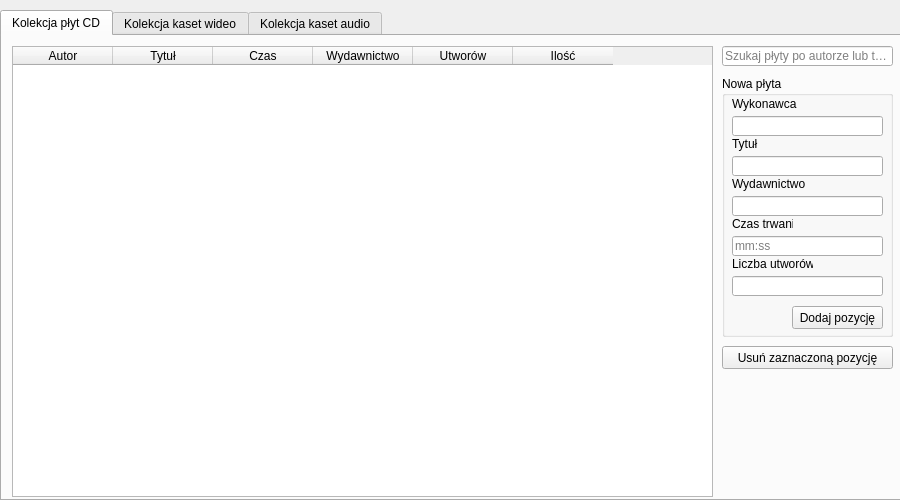
<?xml version="1.0" encoding="UTF-8"?>
<ui version="4.0">
 <class>MainWindow</class>
 <widget class="QMainWindow" name="MainWindow">
  <property name="geometry">
   <rect>
    <x>0</x>
    <y>0</y>
    <width>900</width>
    <height>500</height>
   </rect>
  </property>
  <property name="sizePolicy">
   <sizepolicy hsizetype="Fixed" vsizetype="Fixed">
    <horstretch>0</horstretch>
    <verstretch>0</verstretch>
   </sizepolicy>
  </property>
  <property name="windowTitle">
   <string>Biblioteka multimediów v1.5</string>
  </property>
  <property name="iconSize">
   <size>
    <width>32</width>
    <height>30</height>
   </size>
  </property>
  <property name="animated">
   <bool>false</bool>
  </property>
  <widget class="QWidget" name="centralWidget">
   <widget class="QTabWidget" name="tabWidget">
    <property name="geometry">
     <rect>
      <x>0</x>
      <y>10</y>
      <width>901</width>
      <height>491</height>
     </rect>
    </property>
    <property name="currentIndex">
     <number>0</number>
    </property>
    <widget class="QWidget" name="tab">
     <attribute name="title">
      <string>Kolekcja płyt CD</string>
     </attribute>
     <widget class="QTableWidget" name="tableWidget">
      <property name="enabled">
       <bool>true</bool>
      </property>
      <property name="geometry">
       <rect>
        <x>10</x>
        <y>10</y>
        <width>701</width>
        <height>451</height>
       </rect>
      </property>
      <property name="editTriggers">
       <set>QAbstractItemView::AnyKeyPressed|QAbstractItemView::DoubleClicked</set>
      </property>
      <property name="alternatingRowColors">
       <bool>true</bool>
      </property>
      <property name="sortingEnabled">
       <bool>false</bool>
      </property>
      <attribute name="verticalHeaderVisible">
       <bool>false</bool>
      </attribute>
      <column>
       <property name="text">
        <string>Autor</string>
       </property>
      </column>
      <column>
       <property name="text">
        <string>Tytuł</string>
       </property>
      </column>
      <column>
       <property name="text">
        <string>Czas</string>
       </property>
      </column>
      <column>
       <property name="text">
        <string>Wydawnictwo</string>
       </property>
      </column>
      <column>
       <property name="text">
        <string>Utworów</string>
       </property>
      </column>
      <column>
       <property name="text">
        <string>Ilość</string>
       </property>
      </column>
     </widget>
     <widget class="QGroupBox" name="groupBox">
      <property name="geometry">
       <rect>
        <x>720</x>
        <y>40</y>
        <width>171</width>
        <height>261</height>
       </rect>
      </property>
      <property name="title">
       <string>Nowa płyta</string>
      </property>
      <widget class="QLineEdit" name="lineEdit">
       <property name="geometry">
        <rect>
         <x>10</x>
         <y>40</y>
         <width>151</width>
         <height>20</height>
        </rect>
       </property>
       <property name="maxLength">
        <number>128</number>
       </property>
      </widget>
      <widget class="QLineEdit" name="lineEdit_2">
       <property name="geometry">
        <rect>
         <x>10</x>
         <y>80</y>
         <width>151</width>
         <height>20</height>
        </rect>
       </property>
       <property name="maxLength">
        <number>128</number>
       </property>
      </widget>
      <widget class="QLabel" name="label">
       <property name="geometry">
        <rect>
         <x>10</x>
         <y>60</y>
         <width>61</width>
         <height>16</height>
        </rect>
       </property>
       <property name="text">
        <string>Tytuł</string>
       </property>
      </widget>
      <widget class="QLabel" name="label_2">
       <property name="geometry">
        <rect>
         <x>10</x>
         <y>20</y>
         <width>80</width>
         <height>16</height>
        </rect>
       </property>
       <property name="text">
        <string>Wykonawca</string>
       </property>
      </widget>
      <widget class="QLabel" name="label_4">
       <property name="geometry">
        <rect>
         <x>10</x>
         <y>100</y>
         <width>91</width>
         <height>16</height>
        </rect>
       </property>
       <property name="text">
        <string>Wydawnictwo</string>
       </property>
      </widget>
      <widget class="QLineEdit" name="lineEdit_3">
       <property name="geometry">
        <rect>
         <x>10</x>
         <y>120</y>
         <width>151</width>
         <height>20</height>
        </rect>
       </property>
       <property name="maxLength">
        <number>128</number>
       </property>
      </widget>
      <widget class="QLabel" name="label_5">
       <property name="geometry">
        <rect>
         <x>10</x>
         <y>140</y>
         <width>61</width>
         <height>16</height>
        </rect>
       </property>
       <property name="text">
        <string>Czas trwania</string>
       </property>
      </widget>
      <widget class="QLineEdit" name="lineEdit_4">
       <property name="geometry">
        <rect>
         <x>10</x>
         <y>160</y>
         <width>151</width>
         <height>20</height>
        </rect>
       </property>
       <property name="inputMask">
        <string/>
       </property>
       <property name="maxLength">
        <number>6</number>
       </property>
       <property name="placeholderText">
        <string>mm:ss</string>
       </property>
      </widget>
      <widget class="QLabel" name="label_6">
       <property name="geometry">
        <rect>
         <x>10</x>
         <y>180</y>
         <width>81</width>
         <height>16</height>
        </rect>
       </property>
       <property name="text">
        <string>Liczba utworów</string>
       </property>
      </widget>
      <widget class="QLineEdit" name="lineEdit_5">
       <property name="geometry">
        <rect>
         <x>10</x>
         <y>200</y>
         <width>151</width>
         <height>20</height>
        </rect>
       </property>
       <property name="maxLength">
        <number>128</number>
       </property>
      </widget>
      <widget class="QPushButton" name="pushButton">
       <property name="geometry">
        <rect>
         <x>70</x>
         <y>230</y>
         <width>91</width>
         <height>23</height>
        </rect>
       </property>
       <property name="text">
        <string>Dodaj pozycję</string>
       </property>
      </widget>
     </widget>
     <widget class="QPushButton" name="pushButton_2">
      <property name="geometry">
       <rect>
        <x>720</x>
        <y>310</y>
        <width>171</width>
        <height>23</height>
       </rect>
      </property>
      <property name="text">
       <string>Usuń zaznaczoną pozycję</string>
      </property>
     </widget>
     <widget class="QLineEdit" name="lineEdit_6">
      <property name="geometry">
       <rect>
        <x>720</x>
        <y>10</y>
        <width>171</width>
        <height>20</height>
       </rect>
      </property>
      <property name="placeholderText">
       <string>Szukaj płyty po autorze lub tytule</string>
      </property>
     </widget>
    </widget>
    <widget class="QWidget" name="tab_2">
     <attribute name="title">
      <string>Kolekcja kaset wideo</string>
     </attribute>
     <widget class="QTableWidget" name="kaswideo_tab">
      <property name="enabled">
       <bool>true</bool>
      </property>
      <property name="geometry">
       <rect>
        <x>10</x>
        <y>10</y>
        <width>701</width>
        <height>451</height>
       </rect>
      </property>
      <property name="editTriggers">
       <set>QAbstractItemView::AnyKeyPressed|QAbstractItemView::DoubleClicked</set>
      </property>
      <property name="alternatingRowColors">
       <bool>true</bool>
      </property>
      <property name="sortingEnabled">
       <bool>false</bool>
      </property>
      <attribute name="verticalHeaderVisible">
       <bool>false</bool>
      </attribute>
      <column>
       <property name="text">
        <string>Autor</string>
       </property>
      </column>
      <column>
       <property name="text">
        <string>Tytuł</string>
       </property>
      </column>
      <column>
       <property name="text">
        <string>Czas</string>
       </property>
      </column>
      <column>
       <property name="text">
        <string>Wydawnictwo</string>
       </property>
      </column>
      <column>
       <property name="text">
        <string>Format</string>
       </property>
      </column>
      <column>
       <property name="text">
        <string>Jakość</string>
       </property>
      </column>
      <column>
       <property name="text">
        <string>Ilość</string>
       </property>
      </column>
     </widget>
     <widget class="QGroupBox" name="groupBox_3">
      <property name="geometry">
       <rect>
        <x>720</x>
        <y>40</y>
        <width>171</width>
        <height>261</height>
       </rect>
      </property>
      <property name="title">
       <string>Nowa kaseta wideo</string>
      </property>
      <widget class="QLineEdit" name="kas_autor">
       <property name="geometry">
        <rect>
         <x>10</x>
         <y>40</y>
         <width>151</width>
         <height>20</height>
        </rect>
       </property>
       <property name="maxLength">
        <number>128</number>
       </property>
      </widget>
      <widget class="QLineEdit" name="kas_tytul">
       <property name="geometry">
        <rect>
         <x>10</x>
         <y>80</y>
         <width>151</width>
         <height>20</height>
        </rect>
       </property>
       <property name="maxLength">
        <number>128</number>
       </property>
      </widget>
      <widget class="QLabel" name="label_12">
       <property name="geometry">
        <rect>
         <x>10</x>
         <y>60</y>
         <width>61</width>
         <height>16</height>
        </rect>
       </property>
       <property name="text">
        <string>Tytuł</string>
       </property>
      </widget>
      <widget class="QLabel" name="label_13">
       <property name="geometry">
        <rect>
         <x>10</x>
         <y>20</y>
         <width>61</width>
         <height>16</height>
        </rect>
       </property>
       <property name="text">
        <string>Autor</string>
       </property>
      </widget>
      <widget class="QLabel" name="label_14">
       <property name="geometry">
        <rect>
         <x>10</x>
         <y>100</y>
         <width>91</width>
         <height>16</height>
        </rect>
       </property>
       <property name="text">
        <string>Wydawnictwo</string>
       </property>
      </widget>
      <widget class="QLineEdit" name="kas_wydaw">
       <property name="geometry">
        <rect>
         <x>10</x>
         <y>120</y>
         <width>151</width>
         <height>20</height>
        </rect>
       </property>
       <property name="maxLength">
        <number>128</number>
       </property>
      </widget>
      <widget class="QLabel" name="label_15">
       <property name="geometry">
        <rect>
         <x>10</x>
         <y>140</y>
         <width>61</width>
         <height>16</height>
        </rect>
       </property>
       <property name="text">
        <string>Czas trwania</string>
       </property>
      </widget>
      <widget class="QLineEdit" name="kas_czas">
       <property name="geometry">
        <rect>
         <x>10</x>
         <y>160</y>
         <width>151</width>
         <height>20</height>
        </rect>
       </property>
       <property name="inputMask">
        <string/>
       </property>
       <property name="maxLength">
        <number>6</number>
       </property>
       <property name="placeholderText">
        <string>mm:ss</string>
       </property>
      </widget>
      <widget class="QLabel" name="label_16">
       <property name="geometry">
        <rect>
         <x>10</x>
         <y>180</y>
         <width>81</width>
         <height>16</height>
        </rect>
       </property>
       <property name="text">
        <string>Format kasety</string>
       </property>
      </widget>
      <widget class="QComboBox" name="comboBox">
       <property name="geometry">
        <rect>
         <x>10</x>
         <y>200</y>
         <width>151</width>
         <height>22</height>
        </rect>
       </property>
      </widget>
      <widget class="QPushButton" name="pushButton_3">
       <property name="geometry">
        <rect>
         <x>50</x>
         <y>230</y>
         <width>111</width>
         <height>23</height>
        </rect>
       </property>
       <property name="text">
        <string>Dodaj pozycję</string>
       </property>
      </widget>
     </widget>
     <widget class="QGroupBox" name="groupBox_2">
      <property name="geometry">
       <rect>
        <x>720</x>
        <y>340</y>
        <width>171</width>
        <height>101</height>
       </rect>
      </property>
      <property name="title">
       <string>Dodatkowe informacje o D-VHS</string>
      </property>
      <widget class="QLabel" name="label_3">
       <property name="geometry">
        <rect>
         <x>10</x>
         <y>20</y>
         <width>151</width>
         <height>16</height>
        </rect>
       </property>
       <property name="text">
        <string>Jakość (kbps)</string>
       </property>
      </widget>
      <widget class="QLineEdit" name="kas_jakosc">
       <property name="geometry">
        <rect>
         <x>10</x>
         <y>40</y>
         <width>151</width>
         <height>20</height>
        </rect>
       </property>
      </widget>
      <widget class="QPushButton" name="pushButton_4">
       <property name="geometry">
        <rect>
         <x>50</x>
         <y>70</y>
         <width>111</width>
         <height>23</height>
        </rect>
       </property>
       <property name="text">
        <string>Dodaj pozycję</string>
       </property>
      </widget>
     </widget>
     <widget class="QPushButton" name="pushButton_5">
      <property name="geometry">
       <rect>
        <x>720</x>
        <y>310</y>
        <width>171</width>
        <height>23</height>
       </rect>
      </property>
      <property name="text">
       <string>Usuń zaznaczoną pozycję</string>
      </property>
     </widget>
     <widget class="QLineEdit" name="lineEdit_7">
      <property name="geometry">
       <rect>
        <x>720</x>
        <y>10</y>
        <width>171</width>
        <height>20</height>
       </rect>
      </property>
      <property name="placeholderText">
       <string>Szukaj kasety po autorze lub tytule</string>
      </property>
     </widget>
    </widget>
    <widget class="QWidget" name="tab_3">
     <attribute name="title">
      <string>Kolekcja kaset audio</string>
     </attribute>
     <widget class="QTableWidget" name="kasaudio_tab">
      <property name="enabled">
       <bool>true</bool>
      </property>
      <property name="geometry">
       <rect>
        <x>10</x>
        <y>10</y>
        <width>701</width>
        <height>451</height>
       </rect>
      </property>
      <property name="editTriggers">
       <set>QAbstractItemView::AnyKeyPressed|QAbstractItemView::DoubleClicked</set>
      </property>
      <property name="alternatingRowColors">
       <bool>true</bool>
      </property>
      <property name="sortingEnabled">
       <bool>false</bool>
      </property>
      <attribute name="verticalHeaderVisible">
       <bool>false</bool>
      </attribute>
      <column>
       <property name="text">
        <string>Autor</string>
       </property>
      </column>
      <column>
       <property name="text">
        <string>Tytuł</string>
       </property>
      </column>
      <column>
       <property name="text">
        <string>Czas</string>
       </property>
      </column>
      <column>
       <property name="text">
        <string>Wydawnictwo</string>
       </property>
      </column>
      <column>
       <property name="text">
        <string>Cena</string>
       </property>
      </column>
      <column>
       <property name="text">
        <string>Ilość</string>
       </property>
      </column>
     </widget>
     <widget class="QGroupBox" name="groupBox_4">
      <property name="geometry">
       <rect>
        <x>720</x>
        <y>40</y>
        <width>171</width>
        <height>261</height>
       </rect>
      </property>
      <property name="title">
       <string>Nowa kaseta audio</string>
      </property>
      <widget class="QLineEdit" name="kasa_autor">
       <property name="geometry">
        <rect>
         <x>10</x>
         <y>40</y>
         <width>151</width>
         <height>20</height>
        </rect>
       </property>
       <property name="maxLength">
        <number>128</number>
       </property>
      </widget>
      <widget class="QLineEdit" name="kasa_tytul">
       <property name="geometry">
        <rect>
         <x>10</x>
         <y>80</y>
         <width>151</width>
         <height>20</height>
        </rect>
       </property>
       <property name="maxLength">
        <number>128</number>
       </property>
      </widget>
      <widget class="QLabel" name="label_7">
       <property name="geometry">
        <rect>
         <x>10</x>
         <y>60</y>
         <width>61</width>
         <height>16</height>
        </rect>
       </property>
       <property name="text">
        <string>Tytuł</string>
       </property>
      </widget>
      <widget class="QLabel" name="label_8">
       <property name="geometry">
        <rect>
         <x>10</x>
         <y>20</y>
         <width>61</width>
         <height>16</height>
        </rect>
       </property>
       <property name="text">
        <string>Wykonawca</string>
       </property>
      </widget>
      <widget class="QLabel" name="label_9">
       <property name="geometry">
        <rect>
         <x>10</x>
         <y>100</y>
         <width>91</width>
         <height>16</height>
        </rect>
       </property>
       <property name="text">
        <string>Wydawnictwo</string>
       </property>
      </widget>
      <widget class="QLineEdit" name="kasa_wydaw">
       <property name="geometry">
        <rect>
         <x>10</x>
         <y>120</y>
         <width>151</width>
         <height>20</height>
        </rect>
       </property>
       <property name="maxLength">
        <number>128</number>
       </property>
      </widget>
      <widget class="QLabel" name="label_10">
       <property name="geometry">
        <rect>
         <x>10</x>
         <y>140</y>
         <width>61</width>
         <height>16</height>
        </rect>
       </property>
       <property name="text">
        <string>Czas trwania</string>
       </property>
      </widget>
      <widget class="QLineEdit" name="kasa_czas">
       <property name="geometry">
        <rect>
         <x>10</x>
         <y>160</y>
         <width>151</width>
         <height>20</height>
        </rect>
       </property>
       <property name="inputMask">
        <string/>
       </property>
       <property name="maxLength">
        <number>6</number>
       </property>
       <property name="placeholderText">
        <string>mm:ss</string>
       </property>
      </widget>
      <widget class="QLabel" name="label_11">
       <property name="geometry">
        <rect>
         <x>10</x>
         <y>180</y>
         <width>81</width>
         <height>16</height>
        </rect>
       </property>
       <property name="text">
        <string>Cena za kasetę</string>
       </property>
      </widget>
      <widget class="QLineEdit" name="kasa_cena">
       <property name="geometry">
        <rect>
         <x>10</x>
         <y>200</y>
         <width>151</width>
         <height>20</height>
        </rect>
       </property>
       <property name="maxLength">
        <number>128</number>
       </property>
      </widget>
      <widget class="QPushButton" name="pushButton_6">
       <property name="geometry">
        <rect>
         <x>70</x>
         <y>230</y>
         <width>91</width>
         <height>23</height>
        </rect>
       </property>
       <property name="text">
        <string>Dodaj pozycję</string>
       </property>
      </widget>
     </widget>
     <widget class="QPushButton" name="pushButton_7">
      <property name="geometry">
       <rect>
        <x>720</x>
        <y>310</y>
        <width>171</width>
        <height>23</height>
       </rect>
      </property>
      <property name="text">
       <string>Usuń zaznaczoną pozycję</string>
      </property>
     </widget>
     <widget class="QLineEdit" name="lineEdit_8">
      <property name="geometry">
       <rect>
        <x>720</x>
        <y>10</y>
        <width>171</width>
        <height>20</height>
       </rect>
      </property>
      <property name="placeholderText">
       <string>Szukaj kasety po autorze lub tytule</string>
      </property>
     </widget>
    </widget>
   </widget>
  </widget>
 </widget>
 <layoutdefault spacing="6" margin="11"/>
 <resources/>
 <connections/>
</ui>
